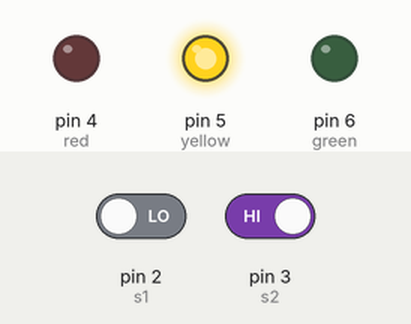
Simulated run of this sketch. Board: Arduino Uno, built with avr-gcc and run on an emulated ATmega328P. On the bench: output pins drawn as LEDs (lit = HIGH). The inputs (shaded band) are chosen by the test bench; at power-on: pin 2 (s1) LOW, pin 3 (s2) HIGH.

Above: at 1.2 s.
1.3 s: pin 2 (s1) driven HIGH
At 2.3 s:
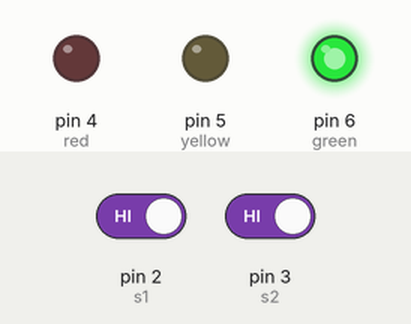
2.8 s: pin 3 (s2) driven LOW
At 3.4 s:
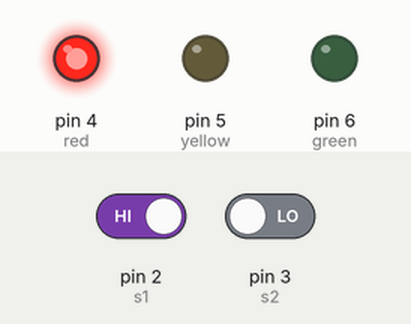
4.3 s: pin 2 (s1) driven LOW
At 4.6 s:
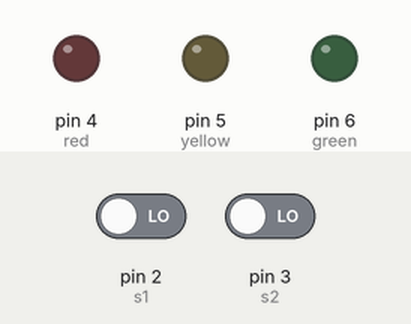
5.8 s: pin 3 (s2) driven HIGH
At 6.9 s:
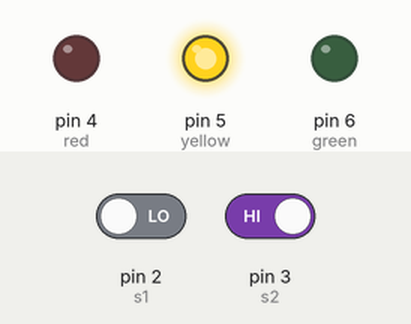
Timing chart, 0 to 8.3 s (numbered marks = the images above; inputs shaded):
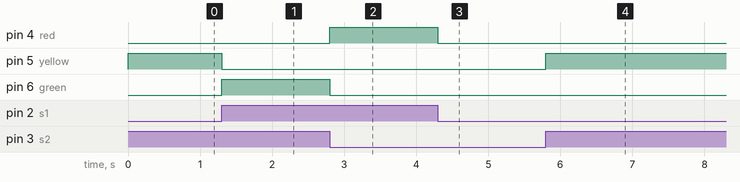

Measured:
- after the input at 1.3 s, pin 5 (yellow): HIGH → LOW at once; pin 6 (green): LOW → HIGH at once
- after the input at 2.8 s, pin 4 (red): LOW → HIGH at once; pin 6 (green): HIGH → LOW at once
- after the input at 4.3 s, pin 4 (red): HIGH → LOW at once
- after the input at 5.8 s, pin 5 (yellow): LOW → HIGH at once

The sketch:

macroni1.ino
```cpp
// C++ code
//

int s1 = 2, s2 = 3;
int red = 4, yellow = 5, green = 6;
void setup()
{
  pinMode(red, OUTPUT);
  pinMode(yellow, OUTPUT);
  pinMode(green, OUTPUT);
  pinMode(s1, INPUT);
  pinMode(s2, INPUT);
}

void loop()
{
  if(digitalRead(s1)==HIGH && digitalRead(s2) == LOW){
    digitalWrite(red,HIGH);
    digitalWrite(yellow,LOW);
    digitalWrite(green,LOW);
  }
  else if(digitalRead(s1)==LOW && digitalRead(s2) == HIGH){
    digitalWrite(yellow,HIGH);
    digitalWrite(red,LOW);
    digitalWrite(green,LOW);

  }else if(digitalRead(s1)==HIGH && digitalRead(s2) == HIGH){
    digitalWrite(red,LOW);
    digitalWrite(yellow,LOW);
    digitalWrite(green,HIGH);
  }
    else {
    digitalWrite(red,LOW);
    digitalWrite(yellow,LOW);
    digitalWrite(green,LOW);
  }
}
```
